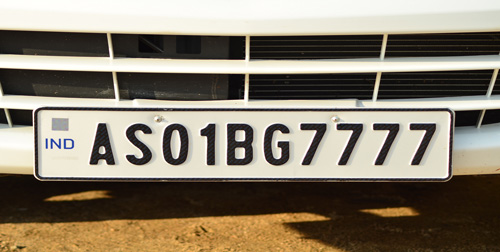
#> input picture img.jpg, 500 x 252 px
$ python main.py
#> lines starting #> are read from the running program, lines starting #| are printed output that depends on the picture; after the words box and inside, x2 and y2 are one past the last pixel; in counts of white or black regions, pixels touching at a corner belong together
#> (reads trained_data100.npy from the repository)
### process.py
import cv2


image = cv2.imread(input('Enter the full name/path of the car image: '))
#> the answer given: img.jpg
#> image is the input picture: shape (252, 500, 3); mean B, G, R 109.1, 125.2, 134.8
# Converting to grayscale
gray_image = cv2.cvtColor(image, cv2.COLOR_BGR2GRAY)
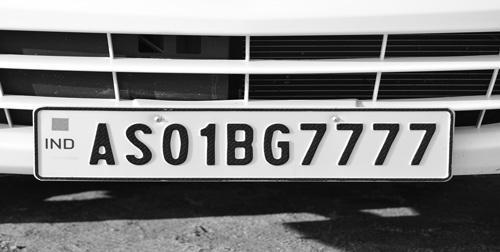
#> gray_image: shape (252, 500); min 0, max 255, mean 126.2

# Edge detection
canny_edge = cv2.Canny(gray_image, 120, 200)
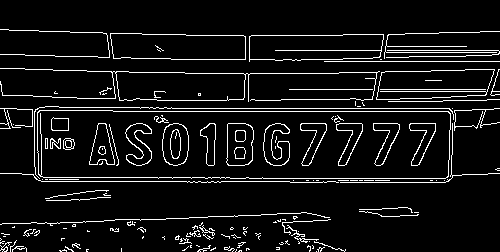
#> canny_edge: shape (252, 500); 7.5% white in thin lines or dots, all inside (x1, y1, x2, y2) = (0, 29, 500, 252)

# Finding contours
contours, new  = cv2.findContours(canny_edge.copy(), cv2.RETR_LIST, cv2.CHAIN_APPROX_SIMPLE)
#> contours = 194 contours, 144 with area under 20; largest, box (x1, y1, x2, y2) and area: (37, 110, 451, 179) 27453, (37, 110, 451, 179) 27444, (0, 68, 380, 102) 3466, (115, 71, 246, 101) 3458, (110, 33, 246, 60) 3238; new = 194 rows, first 6: [1, -1, -1, -1], [2, 0, -1, -1], [3, 1, -1, -1], [4, 2, -1, -1], [5, 3, -1, -1], [6, 4, -1, -1]
contours=sorted(contours, key = cv2.contourArea, reverse = True)[:30]
#> contours = 30 contours; largest, box (x1, y1, x2, y2) and area: (37, 110, 451, 179) 27453, (37, 110, 451, 179) 27444, (0, 68, 380, 102) 3466, (115, 71, 246, 101) 3458, (110, 33, 246, 60) 3238

#for debugging contours
# imgcpy = image.copy()
# cv2.drawContours(imgcpy, contours, -1, (0,255,0), 1)
# cv2.imshow('contours', imgcpy)

contour_with_license_plate = None
license_plate = None
x = None
y = None
w = None
h = None

# Extraction of the plate only
for contour in contours:
        # Find Perimeter of contour and it should be a closed contour
        perimeter = cv2.arcLength(contour, True)
        approx = cv2.approxPolyDP(contour, 0.01 * perimeter, True)
        if len(approx) == 4: #see whether it is a Rect
            contour_with_license_plate = approx
            x, y, w, h = cv2.boundingRect(contour)
            if w/h < 1: continue #as the aspect ratio of the number plate will be wider
            license_plate = gray_image[y + 2:y + h - 2, x + 2:x + w - 2]
            break
#> this loop made 1 pass
#> (perimeter, contour_with_license_plate, x, y, w, h) on pass 1: (962.1, [[37, 112], [43, 177], [448, 176], [448, 111]], 37, 110, 414, 69)
#> pass 1, `license_plate = gray_image[y + 2:y + h - 2, x + 2:x + w - 2]`:
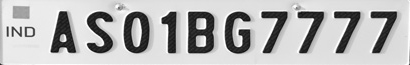
#> license_plate: shape (65, 410); min 12, max 255, mean 183.3

# Noise removal
license_plate = cv2.bilateralFilter(license_plate, 11, 17, 17)
(thresh, license_plate) = cv2.threshold(license_plate, 120, 180, cv2.THRESH_BINARY)
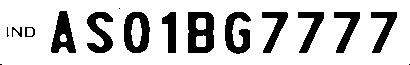
#> license_plate: shape (65, 410); values 0 (black) and 180 (white), 79.2% white; 16 black regions (4 under 20 px), largest, box (x1, y1, x2, y2) and area: (188, 12, 214, 53) 811, (124, 12, 150, 53) 667, (225, 12, 251, 54) 631

shape = license_plate.shape #dimensions of the license plate
#> shape = (65, 410)

# Display
cv2.imshow("License Plate Detection", cv2.resize(license_plate, (100*shape[1]//shape[0], 100)))
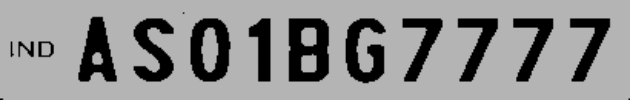
#> window 'License Plate Detection': shape (100, 630); min 0, max 180, mean 142.5
cv2.waitKey(0)

shape = (50*shape[1]//shape[0], 50)
#> shape = (315, 50)
license_plate = cv2.resize(license_plate, shape)
#> license_plate: shape (50, 315)
shape = shape[::-1] #swapping
#> shape = (50, 315)
# print("shapes equal? ", shape == license_plate.shape, shape)

### recognizer.py
try:  # if numpy is not found
    import numpy as np
except Exception as e:
    print(e)
    print("Install numpy with 'pip3 install numpy' command (or pip)")
    exit(1)

class LogisticRegression:

    def __init__(self, learning_rate=0.001, n_iters=1000):
        self.lr = learning_rate
        self.n_iters = n_iters
        self.weights = None
        self.bias = 0

    # [19 lines left out: function fit, not called in this run]

    def predict(self, X):
        linear = np.dot(X, self.weights) + self.bias
        y_predicted = self.sigmoid(linear)
        return y_predicted  #returning the probability

    def sigmoid(self, x):
        return 1 / (1 + np.exp(-x))

### main.py
from sys import stdout, exit

try:  # if numpy is not found
    import numpy as np
except Exception as e:
    print(e)
    print("Install numpy with 'pip3 install numpy' command (or pip)")
    exit(1)

try:  # if numpy is not found
    import cv2
except Exception as e:
    print(e)
    exit(1)

from recognizer import LogisticRegression as Reg

# np.set_printoptions(threshold=np.inf) #enable this while debugging

#load the trained model
WB = np.array(np.load('trained_data100.npy', allow_pickle=True))

def img_to_np(img):
    img = cv2.resize(img, (50, 50))
    img = np.array(
        img,    # np.asarray(cv2.cvtColor(img, cv2.COLOR_BGR2GRAY)) < 129,
        dtype=int)

    return img

def predict(images):
    #initialise the regressor object
    regressor = [Reg(0.0001) for _ in range(36)]

    #initialise them with the weights from the trained model
    for i in range(36):
        regressor[i].weights, regressor[i].bias = WB[i]

    result = []
    for img in images:
        img = img_to_np(img.astype('uint8'))
        # np.savetxt(stdout, img, fmt='%i')
        preds = np.array([regressor[i].predict(img.reshape(-1))
                          for i in range(36)])
        result.append('0123456789ABCDEFGHIJKLMNOPQRSTUVWXYZ'[np.argmax(preds)])

    print('The car number is:', ''.join(result))

def main():
    #let the number plate localisation be done
    from process import shape, license_plate
    #debugging
        # np.savetxt(stdout, np.array(
        #     cv2.resize(license_plate, (20*shape[1]//shape[0],20)) > 50,
        #     dtype=int
        #     ) , fmt='%i')

    #localise characters' images from license_plate
    # _, thresh = cv2.threshold(license_plate, 50, 155, cv2.THRESH_BINARY_INV)
    # cv2.imshow('importing lp', license_plate)
    # cv2.waitKey(0)
    license_plate = cv2.Canny(license_plate, 120, 200)
    contours, _ = cv2.findContours(license_plate.copy(), cv2.RETR_LIST, cv2.CHAIN_APPROX_SIMPLE)

    characters = [[*cv2.boundingRect(x)] for x in contours]
    # [5 lines of commented-out code are left out]

    characters = [
        *set([
            ' '.join(map(str, x))
            for x in characters
            if x[3] > shape[0]//2 and x[2] <= shape[1]/4
        ])
    ]
    characters = sorted([*map(lambda x: [*map(int, x.split())], characters)], key=lambda x: x[0])
    for i in range(1, len(characters)):
        if characters[i][0] - characters[i-1][0] <= characters[i-1][2]:
            characters[i][1] = -1
    characters = [ x for x in characters if x[1] != -1 and x[3] < shape[0] ]
    # print('after filtering:', characters, characters.__len__())

    license_plate2 = cv2.resize(license_plate, (shape[1]*3, shape[0]*3))
#> license_plate: shape (50, 315); 8.7% white in thin lines or dots
    license_plate2 = cv2.cvtColor(license_plate2, cv2.COLOR_GRAY2BGR)

    images = []

    for x, y, w, h in characters:
        images.append(list(np.array(license_plate[y-1:y+h+1, x-1:x+w+1] > 0, dtype=int)))
        x, y, w, h = np.array([x, y, w, h])*3   #just to view it zoomed 3 times
        cv2.rectangle(license_plate2, (x, y), (x+w, y+h), (0, 255, 0), 1)
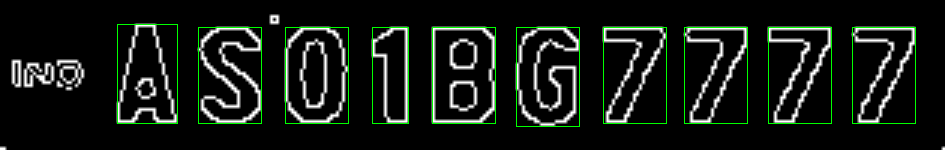
#> license_plate2: shape (150, 945, 3); mean B, G, R 21.1, 26.7, 21.1
#> after the loop, images = 10 items

    cv2.imshow("contours", license_plate2)
    cv2.waitKey(0)

    # print('Shape =', shape)

    for i in range(len(images)):
        # images[i] = cv2.resize(np.array(images[i], np.uint8), (50, 50))
        row, col = len(images[i]), len(images[i][0])
        images[i] = [[0]*col for _ in range((50-row)//2)] + \
            images[i] + [[0]*col for _ in range((50-row+1)//2)]
        for j in range(50):
            images[i][j] = [0]*((50-col)//2) + list(images[i][j]) + [0]*((50-col+1)//2)

            k = 1
            while(k < 50):
                if images[i][j][k-1]:
                    images[i][j][k] = 1
                    k+=1
                k+=1
#> this loop made 10 passes
#> (row, col) on passes 1 to 10: (35, 22), (34, 23), (34, 23), (34, 14), (34, 23), (35, 23), (34, 23), (34, 23), (34, 23), (34, 23)

    # contours = np.array([
    #     [[j, i] for j in range(50) for i in range(50) if img[i][j]]
    #     for img in images
    # ])

    images = np.array(images, np.uint8)

    # [14 lines of commented-out code are left out]

    predict(images)
#> the loop in predict, `for img in images:` made 10 passes
#> pass 2, in img_to_np (call 2), `img = cv2.resize(img, (50, 50))`:
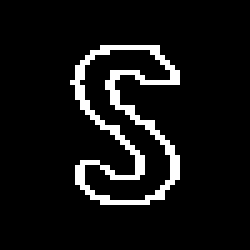
#> img: shape (50, 50) (shown 5 times larger); values 0 (black) and 1 (white), 7.6% white in thin lines or dots, all inside (x1, y1, x2, y2) = (14, 9, 36, 41)
#| The car number is: A80406X777

if __name__ == "__main__":
    main()
    # # image = (cv2.imread('4.jpg', cv2.IMREAD_GRAYSCALE)//129).astype('uint8')
    # image = (cv2.imread('t3.png', cv2.IMREAD_GRAYSCALE) < 129).astype('uint8')
    # # image = cv2.resize(image, (50, 50))
    # print('shape=', image.shape)
    # # print(image)
    # # image = np.array(cv2.cvtColor(image, cv2.COLOR_BGR2GRAY))
    # # for x in (image):

    #     # print()
    # predict(np.array([image]))
